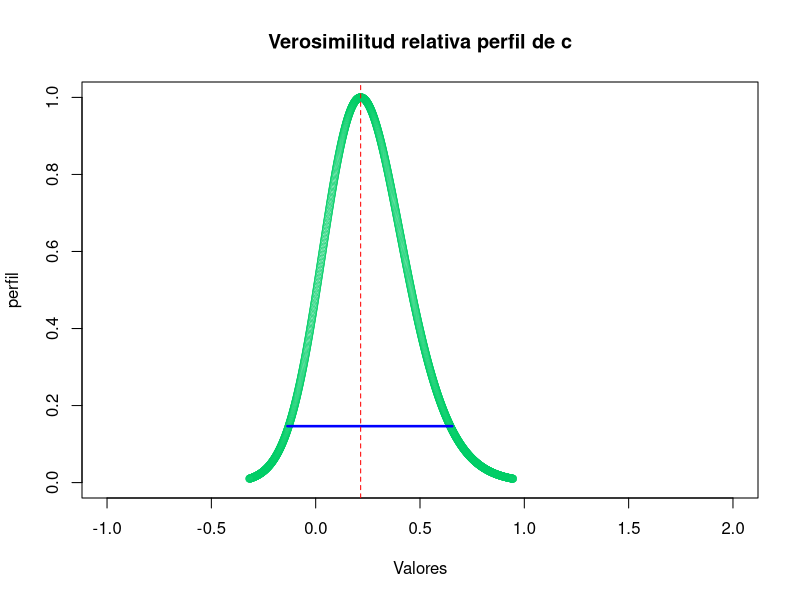
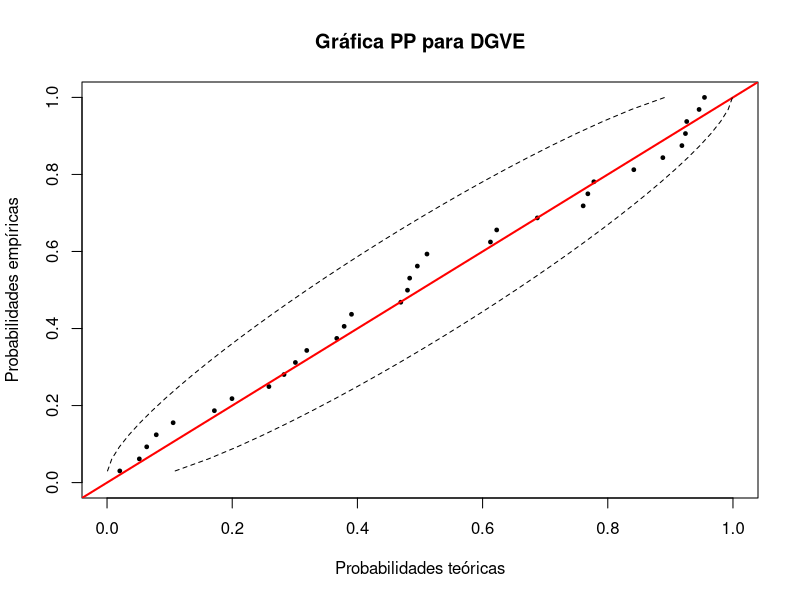

Here is the R script that generated these plots, in order:
datosnina<-c(66,88,58.5,170.5,112,65,34,27.5,169,148,35.78,74.33)
datosnino<-c(98,47.5,77,37.83,74,55,75.5,165,64)
datosnorm<-c(41,110.5,130.4,50,60,188.5,57,73,114,199,89.22)
datos<-c(66,88,41,98,47.5,58.5,110.5,130.4,77,50,60,37.83,170.5,188.5,74,
         112,65,34,57,55,73,75.5,27.5,165,169,148,64,35.78,74.33,114,199,89.22)
#####funcion que aparece en el exponente de la distribucion
fexp<-function(x,a,b,c){
  if (c==0){
    return(exp(-(x-a)/b))
  }
  return((1+c*(x-a)/b)^(-1/c))
}
############funcion de densidad
fdensidad<-function(x,a,b,c){
  return((1/b)*(fexp(x,a,b,c))^(c+1)*exp(-fexp(x,a,b,c)))
}
##############funcion de distribucion
fdistribucion<-function(x,a,b,c){
  return(exp(-fexp(x,a,b,c)))
}
##############Grafica PP
pp_plot = function(X, ag, bg,cg, confidence){
  n=length(X)
  X = fdistribucion(sort(X),ag,bg,cg)
  Y = seq(1/(n+1), 1, length.out = n)
  print(sum(abs(X-Y)))
  # puntos de la muestra
  plot(X, Y,xlim=c(0, 1),ylim=c(0, 1),
       main = "Gráfica PP para DGVE",
       xlab = "Probabilidades teóricas",
       ylab = "Probabilidades empíricas",
       pch = 19,
       cex = 0.5)
  # identidad
  abline(a = 0, b = 1, col = "red", lwd = 2)
  # bandas de confianza
  points(qbeta((1 - confidence)/2, 1:n, n + 1 - 1:n), Y,
         type = "l",
         lty = 2)
  points(qbeta((1 + confidence)/2, 1:n, n + 1 - 1:n), Y,
         type = "l",
         lty = 2)
}
##########################################################
##############Ajuste DGVE es la función que ajusta un modelo DGVE al parámetro 
#############datos, grafíca la verosimilitud perfil. No recominedo usarla para
#############datos generales  pues en cuanto falla algo la funcion se detiene
AjusteDGVE<-function(datosnina){
  #####Negativo de Logverosimilitud evaluada en el vector x, usada para la función
  ######optim. Se considera toda la información de la funcion de densidad
  logverdatosnina<-function(x){
    return(-sum(log(fdensidad(datosnina,x[1],x[2],x[3]))))
  }
  #####Logverosimilitud evaluada en a,b,c
  #####Se considera toda la información de la funcion de densidad
  logverdatosnina2<-function(a,b,c){
    return(sum(log(fdensidad(datosnina,a,b,c))))
  }
  ######a0 y b0 son parametros iniciales para optim
  a0<-median(datosnina)
  b0<-sd(datosnina)
  
  ######logverperfilnina es la logverosimilitud perfil evaluada en c.
  ###### la funcion lv dentro de ella es la funcion logverdatosnina con parametro 
  ####x=(x1,x2) y c fijo se define para poder minimizarla con optim, usando como
  #####parametros iniciales a0 y b0.
  logverperfilnina<-function(c){
    lv<-function(x){
      return(-sum(log(fdensidad(datosnina,x[1],x[2],c))))
    } ###lv es la funcion de logverosimilitud evaluada en x=(a,b) y c,
    ####queremos maximizar para a,b
    a0<-median(datosnina) ##estimador inicial de a
    b0<-sd(datosnina)##estimador inicial de b
    emv<-optim(c(a0,b0),lv)$par
    return(logverdatosnina2(emv[1],emv[2],c))
  }
  
  #####c0 son candidatos a considerar como valores iniciales del emv de c en la 
  ##### funcion optim, se toma el mayor que satisface la condicion
  ####(1+c0[i]*(y-a0)/b0)>0 para y todos los valores en datos. cinicial inicia en 0
  #### y se actualiza por el candidato, si ninguno de los propuestos satisface la condicion
  #### entonces regresa que no hay valor inicial disponible
  c0<-c(-0.8,-0.1,0.1,0.8)
  cinicial=0
  for (i in 1:4){
    if((sum((1+c0[i]*(datosnina-a0)/b0)<=0)==0)){
      cinicial=c0[i]
    }
  }
  if(cinicial==0){
    print("No hay valor inicial disponible")
    return()
  }
  ##### EMV encontrado con optim con los valores iniciales a0, b0 y cinicial
  emv<-optim(c(a0,b0,cinicial),logverdatosnina)$par
  print(emv)
  
  #####Verosimilitud Perfil Relativa evaluada en c
  Rpnina <- function(c){
    return(exp(logverperfilnina(c)-logverperfilnina(emv[3])))
  }
  ####vectorize porque aveces plot.function da problemas cuando la función tiene 
  ####un vector como exponente.
  h<-Vectorize(Rpnina)
  #####Teoricamente son los valores de c que satisfacen x_(n)=a-b/c
  #####y x_(1)=a-b/c para a y b los EMV, pero no sirven de mucho pues al cambiar c
  #### se deben cambiar los valores de a y b, solo nos interesa el cuadro para gráficar
  #### h de forma correcta mas adelante
  cmin<-emv[2]/(emv[1]-max(datosnina)) 
  cmax<-emv[2]/(emv[1]-min(datosnina))
  plot.function(h,
                from = emv[3],
                to = emv[3], lwd = 2.5,xlim=c(-1, 2),ylim=c(0, 1),
                col = "springgreen3",
                main = "Verosimilitud relativa perfil de c",
                ylab = "perfil",
                xlab = "Valores")
  #####nivel de verosimilitud
  niv=0.1465
  #######se toma un cmin inicila (EMV de c), lfemv es la logverosimilitud perfil de c
  #evaluada en el EMV, se toma una tolerancia de 0.01. El siguiente codigo lo que hace
  #es grafícar la verosimilitud perfil de c de forma puntual, empieza en cmin, grafíca
  ###(cmin,exp(lfmin-lfemv)), actualiza cmin=cmin-0.001 (Puede ser mas fina si quieren)
  ####, si (1+c0[i]*(y-ev[1])/emv[2])>0 se deja de cumplir entonces sale del while
  ####si no optimiza lv y guarda los EMV de a y b que serviran como valores iniciales
  #para el optim en el siguiente ciclo, actualiza lfmin=logverperfilnina(cmin)
  ### y repite el proceso hasta que la condicion exp(lfmin-lfemv)>tol deje de cumplirse
  # es decir la verosimilitud perfil relativa deje de ser mayor a tol. Durante los ciclos
  #tambien busca el extremo izquierdo del intervalo de verosimilitud de nivel niv, al cual
  #le llama c1
  cmin<-emv[3]
  lfemv=logverperfilnina(emv[3])
  tol=0.01
  lfmin=logverperfilnina(cmin)
  while(exp(lfmin-lfemv)>tol){
    #print(c(cmin,exp(lfmin-lfemv)))
    if(abs(exp(lfmin-lfemv)-niv)<0.01){
      c1<-cmin
    }
    points(cmin,exp(lfmin-lfemv),col="springgreen3",lwd=0.5)
    cmin=cmin-0.001
    lv<-function(x){
      return(-sum(log(fdensidad(datosnina,x[1],x[2],cmin))))
    } 
    if(sum((1+cmin*(datosnina-emv[1])/emv[2])<=0)>=1){
      break
    }
    emv<-optim(c(emv[1],emv[2]),lv)$par
    lfmin<-logverdatosnina2(emv[1],emv[2],cmin)
  }
  
  
  
  #######Lo mismo que todo lo anterior pero ahora el movimiento es "hacia la derecha"
  emv<-optim(c(a0,b0,cinicial),logverdatosnina)$par
  #cmax<-emv[2]/(emv[1]-min(datosnina))
  cmax=emv[3]
  lfmax=logverperfilnina(cmax)
  
  lv<-function(x){
  return(-sum(log(fdensidad(datosnina,x[1],x[2],cmax))))
  }
  while(exp(lfmax-lfemv)>tol){
    points(cmax,exp(lfmax-lfemv),col="springgreen3",lwd=0.5)
    cmax=cmax+0.001
    #print(cmax)
    if(abs(exp(lfmax-lfemv)-niv)<0.01){
      c2<-cmax
    }
    lv<-function(x){
      return(-sum(log(fdensidad(datosnina,x[1],x[2],cmax))))
    } 
    if(sum((1+cmax*(datosnina-emv[1])/emv[2])<=0)>=1){
      break
    }
    emv<-optim(c(emv[1],emv[2]),lv)$par
    lfmax<-logverdatosnina2(emv[1],emv[2],cmax)
  }
  #####Finalmente Gráfica el intervalo de verosimilitud sobre la gráfica
  #y la linea vertical del EMV de c
  segments(x0 = c1, y0 = niv, x1 = c2, y1 = niv, col = "blue",
           lwd = 2.5)
  emv<-optim(c(a0,b0,cinicial),logverdatosnina)$par
  abline(v=emv[3],lty=2,col="red")
  ####Gráfica PP
  pp_plot(datosnina,emv[1],emv[2],emv[3],0.95)}
####Ajuste DGVE aplicada a datos
AjusteDGVE(datos)

